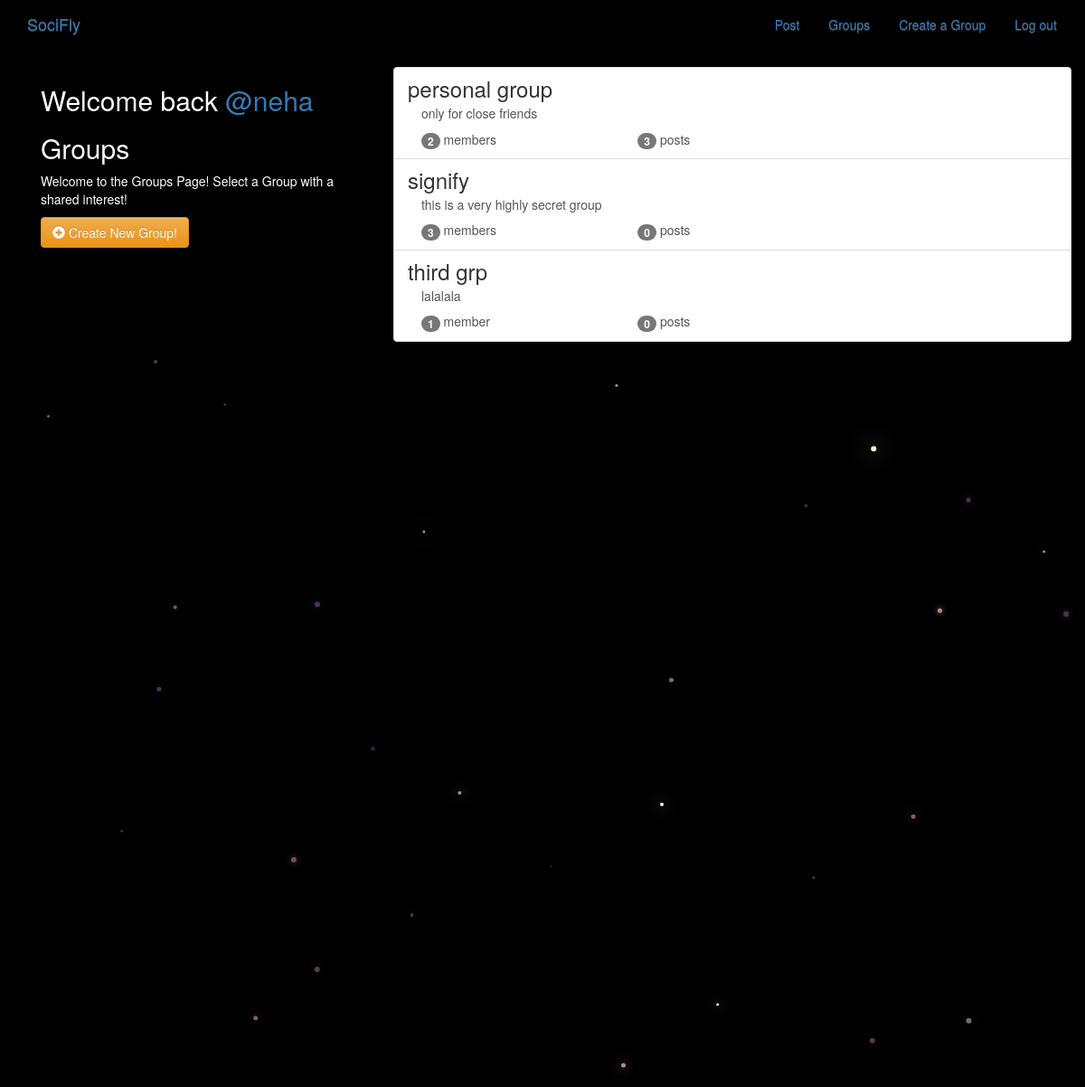
Page /groups/ (signed in) on the committed database.
### groups/models.py (models this page shows, shortened)
class Group(models.Model):
    name = models.CharField(max_length=255, unique=True) #name of group
    slug = models.SlugField(allow_unicode=True, unique=True) #group will have a slug
    description = models.TextField(blank=True, default='')  #group ka description
    description_html = models.TextField(editable=False, default='', blank=True) #html version of description
    members = models.ManyToManyField(User,through="GroupMember")
    class Meta:
        ordering = ["name"]

### groups/views.py (the view)
class ListGroups(generic.ListView): #list of all the groups
    model = Group

### groups/templates/groups/group_list.html
{% extends "groups/group_base.html" %}
{% block pregroup %}
<div class="col-md-4">
	<div class="content">
		{% if user.is_authenticated %}
		<h2>
			Welcome back
			<a href="{% url 'posts:for_user' username=user.username %}">@{{user.username }}</a>
		</h2>
    {% endif %}
			<h2>Groups</h2>
			<p>Welcome to the Groups Page! Select a Group with a shared interest!</p>
	</div>
	{% if user.is_authenticated %}
	<a href="{% url 'groups:create' %}" class="btn btn-md btn-fill btn-warning"><span class="glyphicon glyphicon-plus-sign"></span> Create New Group!</a>
	{% endif %}
</div>
{% endblock %}
{% block group_content %}
<div class="col-md-8">
	<div class="list-group">
		{% for group in object_list %}
		  <a class="list-group-item" href="{% url 'groups:single' slug=group.slug %}">
			     <h3 class="title list-group-item-heading">{{ group.name }}</h3>
			<div class="list-group-item-text container-fluid">
				{{ group.description_html|safe }}
				<div class="row">
					<div class="col-md-4">
						<span class="badge">{{ group.members.count }}</span> member{{ group.members.count|pluralize }}
					</div>
					<div class="col-md-4">
						<span class="badge">{{ group.posts.count }}</span> post{{ group.posts.count|pluralize }}
					</div>
				</div>
			</div>
		</a>
		{% endfor %}
	</div>
</div>
{% endblock %}

### static/simplesocial/css/master.css (style rules this page uses)
body { margin: 0; overflow: hidden; background-color: black; color: white; }

### rows in the picture
Group: name "personal group", description_html "only for close friends", members.count "2", posts.count "3"
Group: name "signify", description_html "this is a very highly secret group", members.count "3", posts.count "0"
Group: name "third grp", description_html "lalalala", members.count "1", posts.count "0"

### other values in the picture
{{ user.username }} "neha"
